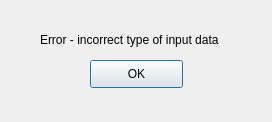
<?xml version="1.0" encoding="UTF-8"?>
<ui version="4.0">
 <class>Dialog</class>
 <widget class="QDialog" name="Dialog">
  <property name="geometry">
   <rect>
    <x>0</x>
    <y>0</y>
    <width>272</width>
    <height>122</height>
   </rect>
  </property>
  <property name="windowTitle">
   <string>Error</string>
  </property>
  <widget class="QPushButton" name="pushButton">
   <property name="geometry">
    <rect>
     <x>90</x>
     <y>60</y>
     <width>93</width>
     <height>28</height>
    </rect>
   </property>
   <property name="text">
    <string>OK</string>
   </property>
  </widget>
  <widget class="QLabel" name="label">
   <property name="geometry">
    <rect>
     <x>40</x>
     <y>30</y>
     <width>211</width>
     <height>20</height>
    </rect>
   </property>
   <property name="text">
    <string>Error - incorrect type of input data</string>
   </property>
  </widget>
 </widget>
 <resources/>
 <connections/>
</ui>
